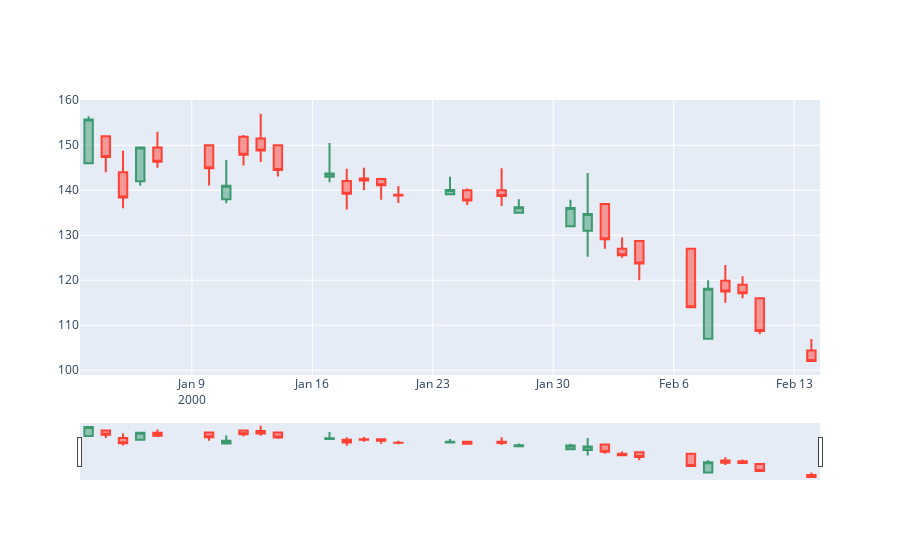

Notebook source saved alongside this figure:
### Code cell
import plotly.graph_objects as go

import pandas as pd
from datetime import datetime

df = pd.read_csv('E:\\archive (1)\\TITAN.csv')

fig = go.Figure(data=[go.Candlestick(x=df['Date'][:30],
                open=df['Open'][:30],
                high=df['High'][:30],
                low=df['Low'],
                close=df['Close'][:30])])

fig.show()

### Figure 1 — Plotly figure (JSON) as saved in the notebook; plotly's stock layout.template omitted (floating-point values rounded to 4 significant figures; data arrays with more than 128 entries replaced by an {"elided": "..."} marker saying what was removed)
{"data": [{"close": [155.7, 147.4, 138.4, 149.5, 146.3, 144.9, 141, 147.9, 148.8, 144.5, 143.8, 139.2, 142.2, 141.1, 138.8, 140.1, 137.7, 138.7, 136.2, 136.1, 134.8, 129.1, 125.5, 123.7, 114, 118.1, 117.5, 117.1, 108.7, 102.0], "high": [156.4, 152, 148.8, 149.5, 153, 150, 146.7, 152.3, 157, 150, 150.5, 144.8, 145, 142.5, 140.9, 143, 140.4, 144.9, 138, 137.9, 143.8, 136.9, 129.5, 128.7, 127, 120, 123.4, 120.9, 116, 107.0], "low": {"elided": "5306 float values"}, "open": [146, 152, 144, 142, 149.5, 150, 138, 151.9, 151.5, 150, 143, 142.1, 142.6, 142.5, 139, 139.1, 140, 140, 135, 132, 131, 136.9, 127, 128.7, 127, 107, 119.9, 119, 116, 104.4], "type": "candlestick", "x": ["2000-01-03", "2000-01-04", "2000-01-05", "2000-01-06", "2000-01-07", "2000-01-10", "2000-01-11", "2000-01-12", "2000-01-13", "2000-01-14", "2000-01-17", "2000-01-18", "2000-01-19", "2000-01-20", "2000-01-21", "2000-01-24", "2000-01-25", "2000-01-27", "2000-01-28", "2000-01-31", "2000-02-01", "2000-02-02", "2000-02-03", "2000-02-04", "2000-02-07", "2000-02-08", "2000-02-09", "2000-02-10", "2000-02-11", "2000-02-14"]}], "layout": {}}
